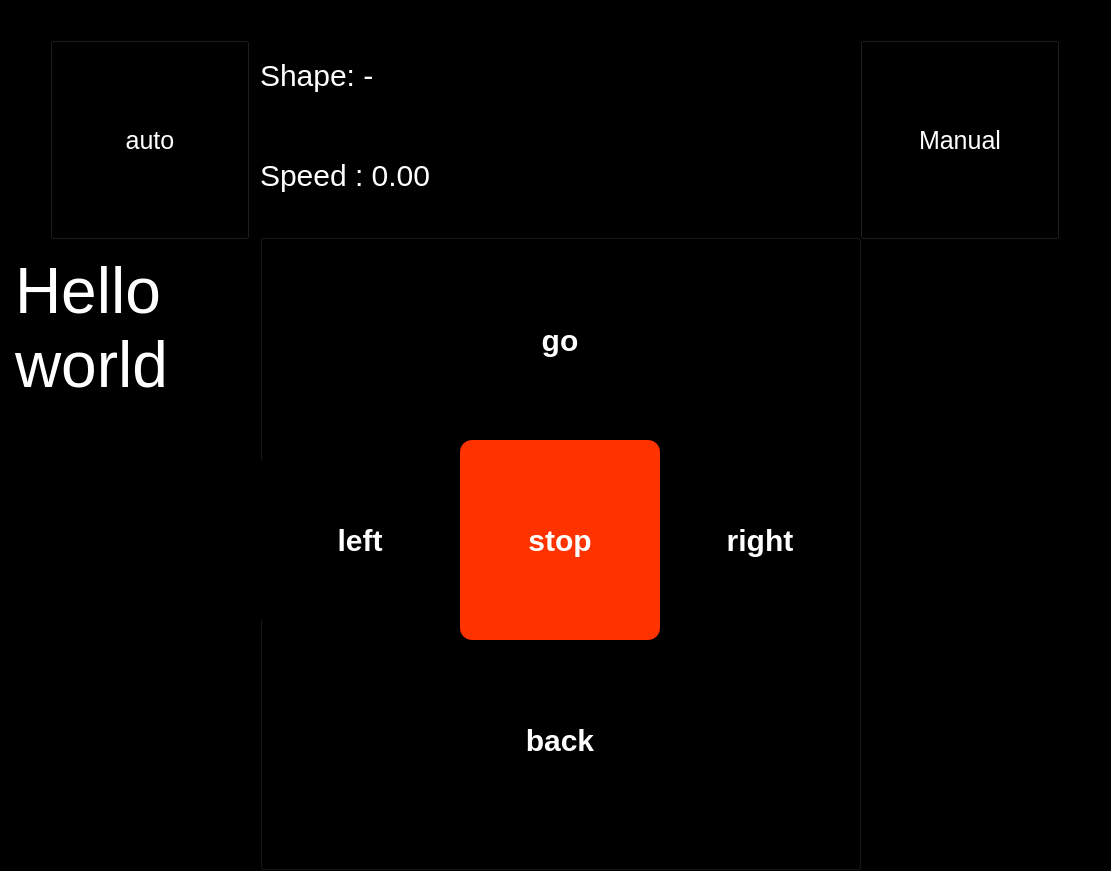
<?xml version="1.0" encoding="UTF-8"?>
<ui version="4.0">
 <class>back_2</class>
 <widget class="QWidget" name="back_2">
  <property name="geometry">
   <rect>
    <x>0</x>
    <y>0</y>
    <width>1111</width>
    <height>871</height>
   </rect>
  </property>
  <property name="windowTitle">
   <string>Form</string>
  </property>
  <property name="styleSheet">
   <string notr="true">background-color: #000000;</string>
  </property>
  <widget class="QGroupBox" name="groupBox">
   <property name="geometry">
    <rect>
     <x>260</x>
     <y>220</y>
     <width>601</width>
     <height>650</height>
    </rect>
   </property>
   <property name="title">
    <string>GroupBox</string>
   </property>
   <widget class="QPushButton" name="back">
    <property name="geometry">
     <rect>
      <x>200</x>
      <y>420</y>
      <width>200</width>
      <height>200</height>
     </rect>
    </property>
    <property name="styleSheet">
     <string notr="true">QPushButton {
  background-color: #000000;
  color: white;
  border-radius: 30px;
  padding: 10px;
  font-weight: bold;
font-size : 30px;
}
QPushButton:hover {
  background-color: #9999ff;
font-size : 70px;
}
QPushButton:pressed {
  background-color: #9955ff;
font-size : 70px;
}</string>
    </property>
    <property name="text">
     <string>back</string>
    </property>
   </widget>
   <widget class="QPushButton" name="go">
    <property name="geometry">
     <rect>
      <x>200</x>
      <y>20</y>
      <width>200</width>
      <height>200</height>
     </rect>
    </property>
    <property name="styleSheet">
     <string notr="true">QPushButton {
  background-color: #000000;
  color: white;
  border-radius: 30px;
  padding: 10px;
  font-weight: bold;
font-size : 30px;
}
QPushButton:hover {
  background-color: #9999ff;
font-size : 70px;
}
QPushButton:pressed {
  background-color: #9955ff;
font-size : 70px;
}</string>
    </property>
    <property name="text">
     <string>go</string>
    </property>
   </widget>
   <widget class="QPushButton" name="stop">
    <property name="geometry">
     <rect>
      <x>200</x>
      <y>220</y>
      <width>200</width>
      <height>200</height>
     </rect>
    </property>
    <property name="styleSheet">
     <string notr="true">QPushButton {
  background-color: #ff3300;
  color: white;
  border-radius: 12px;
  padding: 10px;
  font-weight: bold;
 font-size: 30px;
}
QPushButton:hover {
  background-color: #ff0000;
 font-size: 70px;
}
QPushButton:pressed {
  background-color: #ff9900;
	font-size: 50px;
}</string>
    </property>
    <property name="text">
     <string>stop</string>
    </property>
   </widget>
   <widget class="QPushButton" name="left">
    <property name="geometry">
     <rect>
      <x>0</x>
      <y>220</y>
      <width>200</width>
      <height>200</height>
     </rect>
    </property>
    <property name="styleSheet">
     <string notr="true">QPushButton {
  background-color: #000000;
  color: white;
  border-radius: 30px;
  padding: 10px;
  font-weight: bold;
font-size : 30px;
}
QPushButton:hover {
  background-color: #9999ff;
font-size : 70px;
}
QPushButton:pressed {
  background-color: #9955ff;
font-size : 70px;
}</string>
    </property>
    <property name="text">
     <string>left</string>
    </property>
   </widget>
   <widget class="QPushButton" name="right">
    <property name="geometry">
     <rect>
      <x>400</x>
      <y>220</y>
      <width>200</width>
      <height>200</height>
     </rect>
    </property>
    <property name="minimumSize">
     <size>
      <width>0</width>
      <height>0</height>
     </size>
    </property>
    <property name="styleSheet">
     <string notr="true">QPushButton {
  background-color: #000000;
  color: white;
  border-radius: 30px;
  padding: 10px;
  font-weight: bold;
font-size : 30px;
}
QPushButton:hover {
  background-color: #9999ff;
font-size : 70px;
}
QPushButton:pressed {
  background-color: #9955ff;
font-size : 70px;
}</string>
    </property>
    <property name="text">
     <string>right</string>
    </property>
   </widget>
  </widget>
  <widget class="QPushButton" name="auto1">
   <property name="geometry">
    <rect>
     <x>50</x>
     <y>40</y>
     <width>200</width>
     <height>200</height>
    </rect>
   </property>
   <property name="styleSheet">
    <string notr="true">QPushButton {
  background-color: #000000;
  color: white;
font-size: 25px;
}
QPushButton:hover { 
background-color: #0000ff;

 }


#QPushButton:pressed { ... }</string>
   </property>
   <property name="text">
    <string>auto</string>
   </property>
  </widget>
  <widget class="QPushButton" name="manual">
   <property name="geometry">
    <rect>
     <x>860</x>
     <y>40</y>
     <width>200</width>
     <height>200</height>
    </rect>
   </property>
   <property name="styleSheet">
    <string notr="true">QPushButton {
  background-color: #000000;
  color: white;
font-size: 25px;
}</string>
   </property>
   <property name="text">
    <string>Manual</string>
   </property>
  </widget>
  <widget class="QLabel" name="Speed">
   <property name="geometry">
    <rect>
     <x>260</x>
     <y>130</y>
     <width>591</width>
     <height>91</height>
    </rect>
   </property>
   <property name="styleSheet">
    <string notr="true">font-size: 30px;
color :white;
</string>
   </property>
   <property name="text">
    <string>Speed : 0.00</string>
   </property>
  </widget>
  <widget class="QLabel" name="Shape">
   <property name="geometry">
    <rect>
     <x>260</x>
     <y>40</y>
     <width>591</width>
     <height>71</height>
    </rect>
   </property>
   <property name="styleSheet">
    <string notr="true">font-size : 30px;
color : white;</string>
   </property>
   <property name="text">
    <string>Shape: -</string>
   </property>
  </widget>
  <widget class="QTextEdit" name="textEdit">
   <property name="geometry">
    <rect>
     <x>10</x>
     <y>250</y>
     <width>231</width>
     <height>591</height>
    </rect>
   </property>
   <property name="styleSheet">
    <string notr="true">color: white;</string>
   </property>
   <property name="html">
    <string>&lt;!DOCTYPE HTML PUBLIC &quot;-//W3C//DTD HTML 4.0//EN&quot; &quot;http://www.w3.org/TR/REC-html40/strict.dtd&quot;&gt;
&lt;html&gt;&lt;head&gt;&lt;meta name=&quot;qrichtext&quot; content=&quot;1&quot; /&gt;&lt;style type=&quot;text/css&quot;&gt;
p, li { white-space: pre-wrap; }
&lt;/style&gt;&lt;/head&gt;&lt;body style=&quot; font-family:'Sans Serif'; font-size:9pt; font-weight:400; font-style:normal;&quot;&gt;
&lt;p style=&quot; margin-top:0px; margin-bottom:0px; margin-left:0px; margin-right:0px; -qt-block-indent:0; text-indent:0px;&quot;&gt;&lt;span style=&quot; font-size:48pt;&quot;&gt;Hello world&lt;/span&gt;&lt;/p&gt;&lt;/body&gt;&lt;/html&gt;</string>
   </property>
  </widget>
 </widget>
 <resources/>
 <connections/>
</ui>
